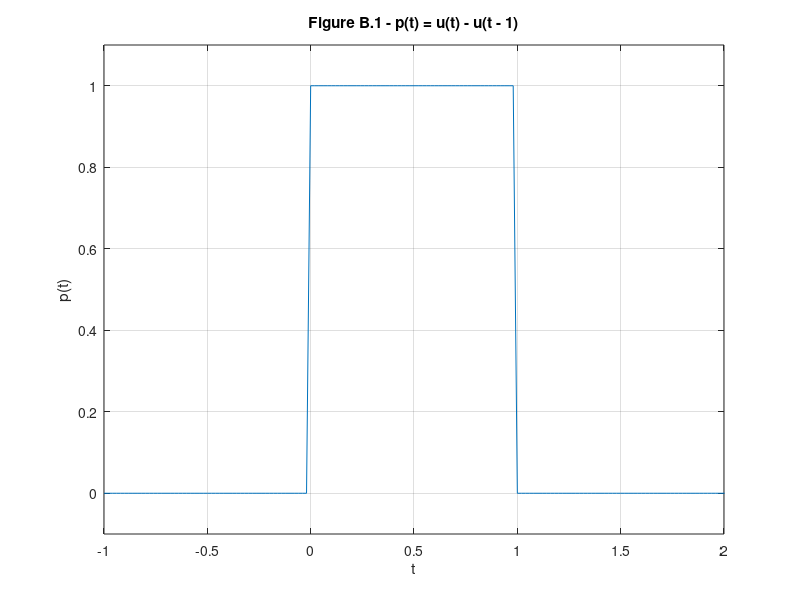

The MATLAB script that drew this image:
% Problem B.1 - Plotting p(t) = u(t) - u(t - 1)
t = [-1:0.02:9];  % Time vector
p = @(t) 1.0.*((t>=0) & (t<1));  % Define p(t)

% Plot p(t)
figure(1);
plot(t, p(t));
title('Figure B.1 - p(t) = u(t) - u(t - 1)');
xlabel('t');
ylabel('p(t)');
axis([-1 2 -0.1 1.1]);  % Adjust axis as needed
grid on;
